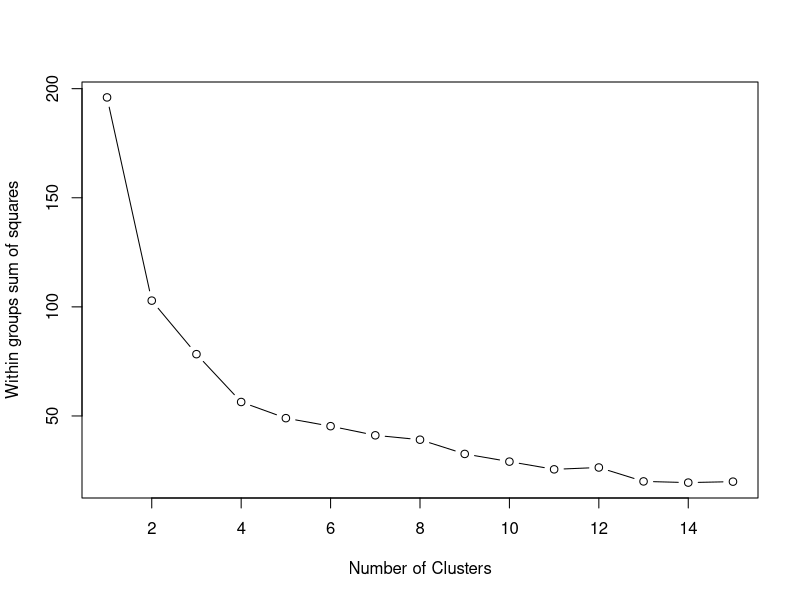
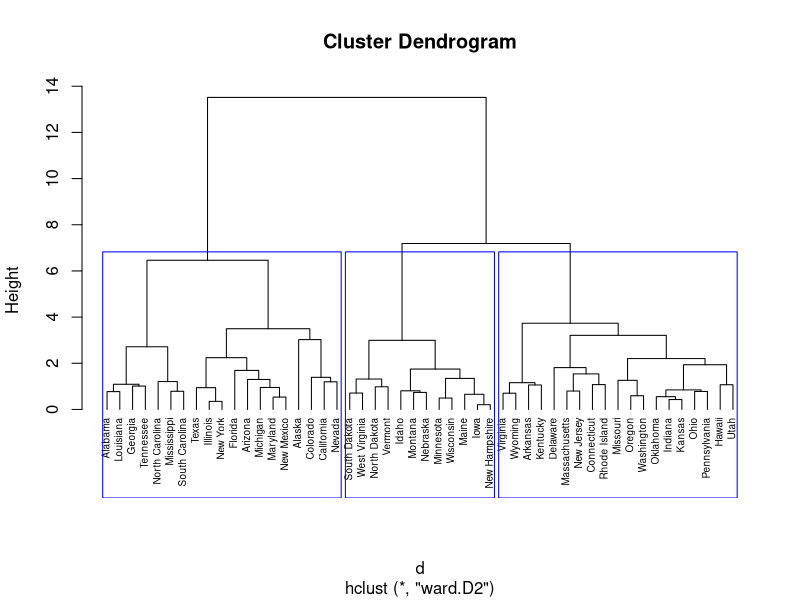
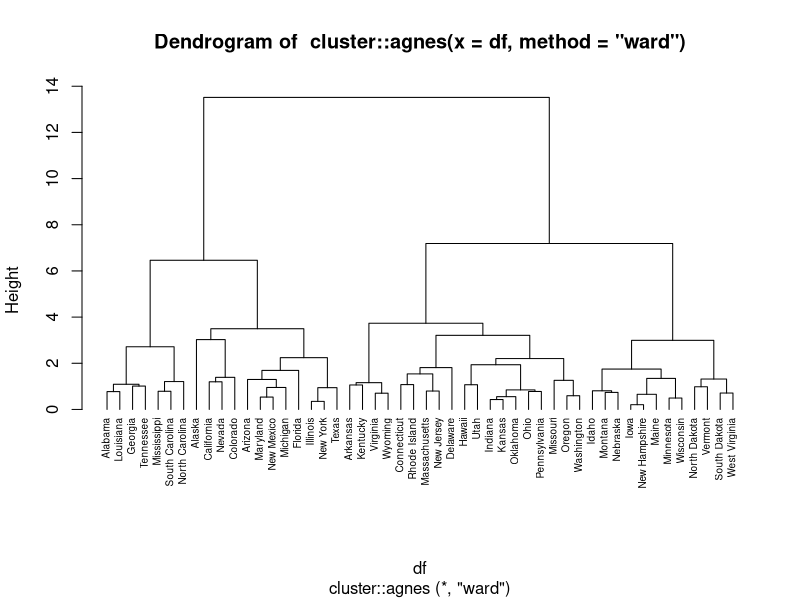

Reproduce these figures in R, in order.
## ---- chunk 1
library(tidyverse)
## ---- chunk 2
df <- USArrests
head(df)
# check if 'NA' values present in data
any(is.na(df))
# remove 'NA' if necessary
df <- na.omit(df)
# normalize
df <- scale(df)
## ---- chunk 3
wss <- (nrow(df)-1)*sum(apply(df,2,var))
for (i in 2:15) wss[i] <- sum(kmeans(df, centers=i)$withinss)
plot(1:15, wss, type="b",
     xlab="Number of Clusters",
     ylab="Within groups sum of squares")
## ---- chunk 4
hc2 <- cluster::agnes(df, method='complete')
hc2$ac
## ---- chunk 5
m <- c( "average", "single", "complete", "ward")
names(m) <- c( "average", "single", "complete", "ward")
# function to compute coefficient
ac <- function(x) { cluster::agnes(df, method = x)$ac }

purrr::map_dbl(m, ac)
## ---- chunk 6
# calculate distances
d <- dist(df, method='euclidean')

# hierarchical cluster analysis
# 'ward.D2' method is equivalent of agnes 'ward'
hc1 <- hclust(d, method='ward.D2')

# Plot the obtained dendrogram
plot(hc1, hang = -1, cex = 0.6)

# show 3 clusers
rect.hclust(hc1, k=3, border="blue")
## ---- chunk 7
# group data by clusters
groups <- cutree(hc1, k=3)
names(groups[groups == 1])

# check for cluster metrics
names(hc1)
## ---- chunk 8
# using 'agnes' for hierarhical clustering
hc3 <- cluster::agnes(df, method='ward')
# plot slaster
cluster::pltree(hc3, hang = -1, cex = 0.6)
# split into groups
groups <- cutree(as.hclust(hc3), k = 4)
groups[groups==1]
